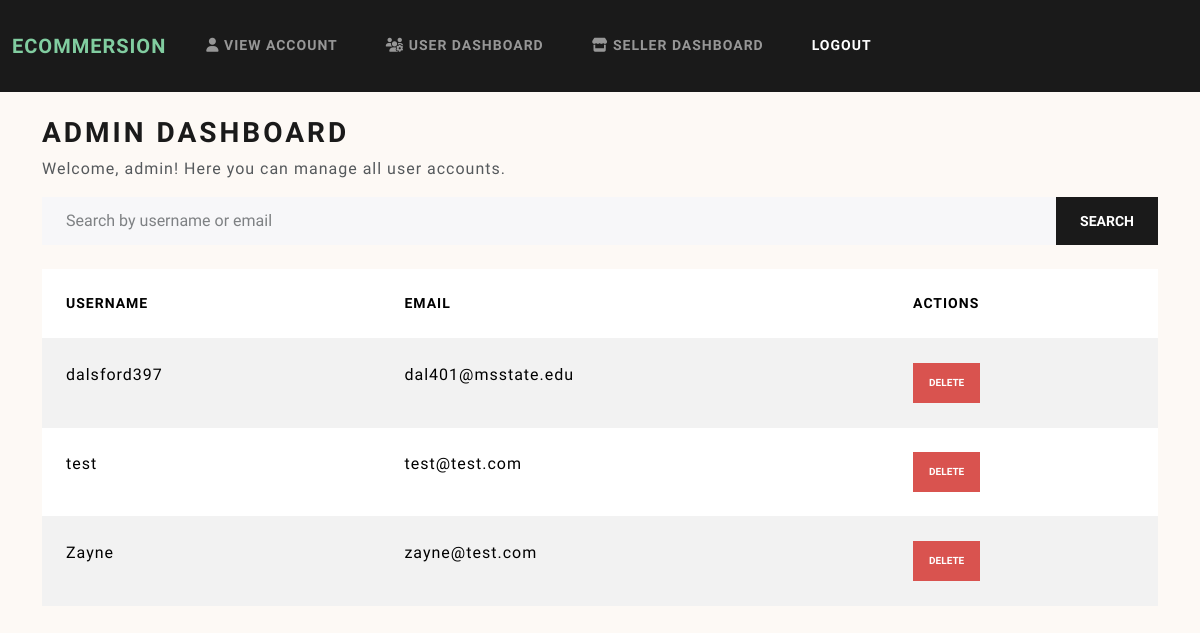
/adminDashboard (signed in), run on the app's committed database.
### models.py (models this page shows, shortened)
class User(db.Model, UserMixin):
    __tablename__ = 'users'
    userID = Column(Integer, primary_key=True)
    username = Column(String(50), nullable=False)
    password = Column(String(50), nullable=False)
    email = Column(String(50), nullable=False)
    address = Column(String(50), nullable=False)
    city = Column(String(50), nullable=False)
    state = Column(String(50), nullable=False)
    zipCode = Column(String(50), nullable=False)
    isAdmin = Column(Integer, nullable=False)

### main.py (the view)
@app.route("/adminDashboard", methods=["GET"])
@login_required
def adminDashboard():
    search_query = request.args.get("search", "")
    if search_query:
        users = User.query.filter(
            ((User.username.ilike(f"%{search_query}%")) | (User.email.ilike(f"%{search_query}%"))) &
            (User.isAdmin == False)  # Exclude admin accounts
        ).all()
    else:
        users = User.query.filter_by(isAdmin=False).all()
    return render_template("adminDashboard.html", users=users)

### main.py (called while the page is built)
@login.user_loader
def load_user(id):
    return db.session.get(User, int(id))

### templates/adminDashboard.html
{% extends "home.html" %}
{% block content %}
<div class="container mt-4">
    <h2>Admin Dashboard</h2>
    <p>Welcome, {{ current_user.username }}! Here you can manage all user accounts.</p>
    <form method="GET" action="{{ url_for('adminDashboard') }}" class="mb-4">
        <div class="input-group">
            <input type="text" class="form-control" name="search" placeholder="Search by username or email" value="{{ request.args.get('search', '') }}">
            <button type="submit" class="btn btn-primary">Search</button>
        </div>
    </form>
    <table class="table table-striped">
        <thead>
            <tr>
                <th>Username</th>
                <th>Email</th>
                <th>Actions</th>
            </tr>
        </thead>
        <tbody>
            {% for user in users %}
            <tr>
                <td>{{ user.username }}</td>
                <td>{{ user.email }}</td>
                <td>
                    <form method="POST" action="{{ url_for('deleteUser', user_id=user.userID) }}" style="display: inline;">
                        <button type="submit" class="btn btn-danger btn-sm" onclick="return confirm('Are you sure you want to delete this account? This action cannot be undone.')">Delete</button>
                    </form>
                </td>
            </tr>
            {% endfor %}
        </tbody>
    </table>
</div>
{% endblock %}

### templates/home.html (style rules this page uses)
body { background-color:rgb(253, 249, 245); }

### data on the page
User: username "admin"
User: username "dalsford397", email "dal401@msstate.edu"
User: username "test", email "test@test.com"
User: username "Zayne", email "zayne@test.com"
